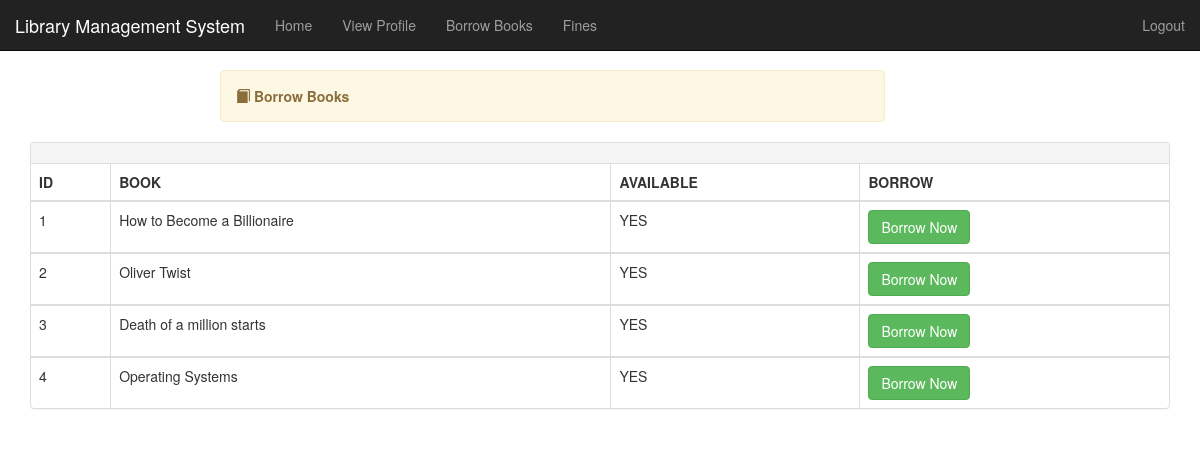
The app's page /borrow-student.php with its own data.
### tables this page shows
CREATE TABLE `books` (
  `bookId` int(11) NOT NULL,
  `bookTitle` varchar(150) NOT NULL,
  `author` varchar(60) NOT NULL,
  `ISBN` varchar(30) NOT NULL,
  `bookCopies` varchar(10) NOT NULL,
  `publisherName` varchar(60) NOT NULL,
  `available` varchar(10) NOT NULL,
  `categories` varchar(30) NOT NULL,
  `callNumber` varchar(30) NOT NULL
);

### borrow-student.php (the view, shortened to what this page needs)
<?php
include "includes/header.php";
?>
<div class="container">
    <?php include "includes/nav2.php"; ?>
	<div class="alert alert-warning col-lg-7 col-md-12 col-sm-12 col-xs-12 col-lg-offset-2 col-md-offset-0 col-sm-offset-1 col-xs-offset-0" style="margin-top:70px">
		<span class="glyphicon glyphicon-book"></span>
	    <strong>Borrow Books</strong>
	</div>
	</div>
	<div class="container">
		<div class="panel panel-default">
		  <div class="panel-heading">
		  </div>
		  <table class="table table-bordered">
		         <tr>
					<th>ID</th>
					<th>BOOK</th>
					<th>AVAILABLE</th>
					<th>BORROW</th>
				  </tr>
					 <?php
					$sql = "SELECT * FROM books";
					$query = mysqli_query($conn, $sql);
					$counter = 1;
						while($row = mysqli_fetch_array($query)){
							?>
							<tbody>
							<tr>
							<td><?php echo $counter++; ?></td>
							<td><?php echo $row['bookTitle'];?></td>
							<td><?php echo $row['available']; ?></td>
							<td><a href="lend-student.php" id="show" class="show-in"><button class="btn btn-success">Borrow Now
							</button>
							</a></td>
							</tr>
							</tbody>
							<?php }
					 ?>
					 </table>
	  </div>
	</div>
</body>
</html>

### css/style.css (style rules this page uses)
body { overflow-x: hidden; }
.alert { margin-top: 40px; }

### records on screen
books: bookTitle "How to Become a Billionaire", available "YES"
books: bookTitle "Oliver Twist", available "YES"
books: bookTitle "Death of a million starts", available "YES"
books: bookTitle "Operating Systems", available "YES"
